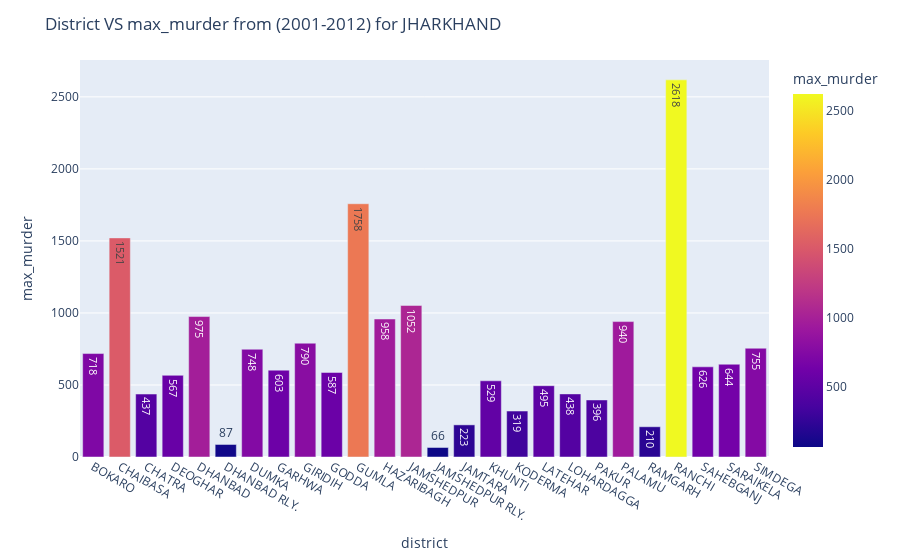

Write notebook code for a chart like this one.
### Markdown cell above
##### So we can see from this plot that highest murder is happend at THANE RURAL(1688) district and lowest murder happend in PUNE RLY(31) from 2001-2012 In MAHARASHTRA

### Code cell
df_grouped = max_murder_districts.groupby(['state', 'district'])['max_murder'].sum().reset_index()
fig = px.bar(df_grouped.loc[df_grouped['state']  == states[3]] , x='district', y='max_murder', color='max_murder',text='max_murder', height=400)
fig.update_layout(title=f'District VS max_murder from (2001-2012) for {states[3]}')
fig.show()

### Figure 1 — Plotly figure (JSON) as saved in the notebook; plotly's stock layout.template omitted (floating-point values rounded to 4 significant figures)
{"data": [{"alignmentgroup": "True", "hovertemplate": "district=%{x}<br>max_murder=%{marker.color}<extra></extra>", "legendgroup": "", "marker": {"color": [718, 1521, 437, 567, 975, 87, 748, 603, 790, 587, 1758, 958, 1052, 66, 223, 529, 319, 495, 438, 396, 940, 210, 2618, 626, 644, 755], "coloraxis": "coloraxis", "pattern": {"shape": ""}}, "name": "", "offsetgroup": "", "orientation": "v", "showlegend": false, "text": [718, 1521, 437, 567, 975, 87, 748, 603, 790, 587, 1758, 958, 1052, 66, 223, 529, 319, 495, 438, 396, 940, 210, 2618, 626, 644, 755], "textposition": "auto", "type": "bar", "x": ["BOKARO", "CHAIBASA", "CHATRA", "DEOGHAR", "DHANBAD", "DHANBAD RLY.", "DUMKA", "GARHWA", "GIRIDIH", "GODDA", "GUMLA", "HAZARIBAGH", "JAMSHEDPUR", "JAMSHEDPUR RLY.", "JAMTARA", "KHUNTI", "KODERMA", "LATEHAR", "LOHARDAGGA", "PAKUR", "PALAMU", "RAMGARH", "RANCHI", "SAHEBGANJ", "SARAIKELA", "SIMDEGA"], "xaxis": "x", "y": [718, 1521, 437, 567, 975, 87, 748, 603, 790, 587, 1758, 958, 1052, 66, 223, 529, 319, 495, 438, 396, 940, 210, 2618, 626, 644, 755], "yaxis": "y"}], "layout": {"autosize": true, "barmode": "relative", "coloraxis": {"colorbar": {"title": {"text": "max_murder"}}, "colorscale": [[0, "#0d0887"], [0.1111, "#46039f"], [0.2222, "#7201a8"], [0.3333, "#9c179e"], [0.4444, "#bd3786"], [0.5556, "#d8576b"], [0.6667, "#ed7953"], [0.7778, "#fb9f3a"], [0.8889, "#fdca26"], [1, "#f0f921"]]}, "legend": {"tracegroupgap": 0}, "margin": {"t": 60}, "title": {"text": "District VS max_murder from (2001-2012) for JHARKHAND"}, "xaxis": {"anchor": "y", "autorange": true, "domain": [0, 1], "range": [-0.5, 25.5], "title": {"text": "district"}, "type": "category"}, "yaxis": {"anchor": "x", "autorange": true, "domain": [0, 1], "range": [0, 2756.0], "title": {"text": "max_murder"}, "type": "linear"}}}
